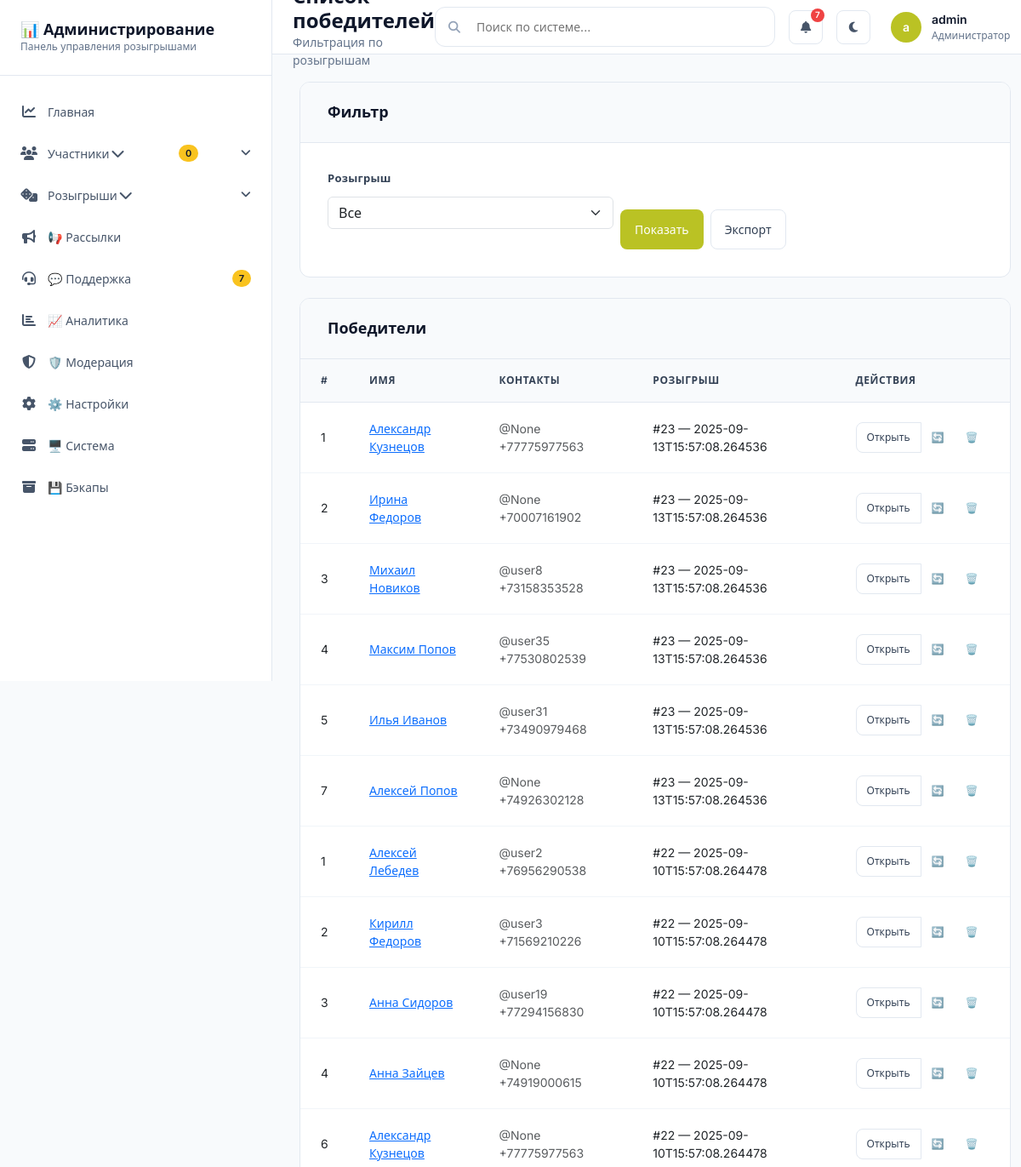
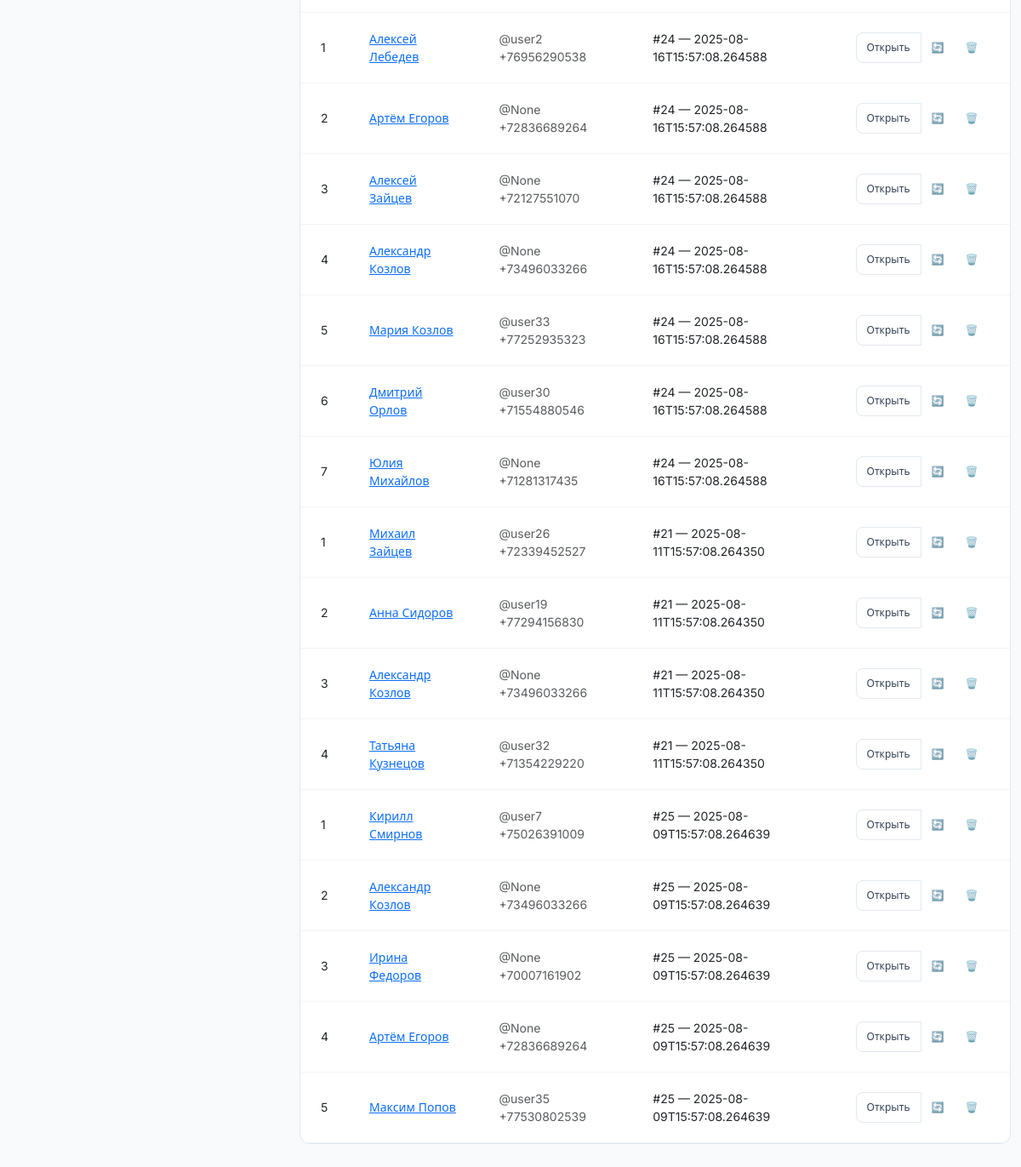
The app's page /admin/winners (signed in) with its own data (2 pictures, top to bottom).
### tables this page shows
CREATE TABLE winners (
        id INTEGER PRIMARY KEY AUTOINCREMENT,
        run_id INTEGER NOT NULL,
        participant_id INTEGER NOT NULL,
        lottery_date TIMESTAMP DEFAULT CURRENT_TIMESTAMP,
        position INTEGER,
        prize_description TEXT,
        claimed BOOLEAN DEFAULT FALSE,
        FOREIGN KEY(run_id) REFERENCES lottery_runs(id),
        FOREIGN KEY(participant_id) REFERENCES participants(id)
    );

CREATE TABLE participants (
        id INTEGER PRIMARY KEY AUTOINCREMENT,
        telegram_id BIGINT UNIQUE NOT NULL,
        username TEXT,
        full_name TEXT NOT NULL,
        phone_number TEXT UNIQUE NOT NULL,
        loyalty_card TEXT UNIQUE NOT NULL,
        photo_path TEXT,
        status TEXT DEFAULT 'pending',
        registration_date TIMESTAMP DEFAULT CURRENT_TIMESTAMP,
        updated_at TIMESTAMP
    , admin_notes TEXT);

CREATE TABLE lottery_runs (
        id INTEGER PRIMARY KEY AUTOINCREMENT,
        seed TEXT NOT NULL,
        executed_at TIMESTAMP DEFAULT CURRENT_TIMESTAMP,
        winners_count INTEGER NOT NULL
    );

### web/routes/admin.py (the view)
@admin_bp.route("/winners")
@login_required
def winners():
    db = _get_admin_db()
    run_id = request.args.get("run_id", type=int)
    winners = db.list_winners(run_id=run_id, limit=1000)
    runs = db.list_lottery_runs(limit=50)
    return render_template("winners.html", winners=winners, runs=runs, selected_run=run_id, stats=db.get_statistics())

### database/admin_queries.py (called while the page is built)
    def _connect(self) -> sqlite3.Connection:
        conn = sqlite3.connect(
            self.db_path,
            timeout=30.0,  # 30 second timeout
            isolation_level=None  # Autocommit mode for better performance
        )
        conn.row_factory = sqlite3.Row
        conn.execute("PRAGMA journal_mode=WAL")
        conn.execute("PRAGMA synchronous=NORMAL")
        conn.execute("PRAGMA cache_size=-64000")  # 64MB cache
        conn.execute("PRAGMA temp_store=MEMORY")
        conn.execute("PRAGMA mmap_size=268435456")  # 256MB mmap
        return conn

    def list_lottery_runs(self, limit: int = 20) -> List[sqlite3.Row]:
        with self._connect() as conn:
            return conn.execute(
                "SELECT id, seed, executed_at, winners_count FROM lottery_runs ORDER BY executed_at DESC LIMIT ?",
                (limit,),
            ).fetchall()

    def list_winners(self, run_id: Optional[int] = None, limit: int = 100) -> List[sqlite3.Row]:
        query = (
            "SELECT w.id, w.run_id, w.participant_id, p.full_name, p.phone_number, p.username, w.position, w.lottery_date, w.prize_description, "
            "lr.seed, lr.executed_at as draw_date, lr.id as draw_number, "
            "substr(lr.seed, 1, 32) as seed_hash "
            "FROM winners w "
            "JOIN participants p ON p.id = w.participant_id "
            "JOIN lottery_runs lr ON lr.id = w.run_id"
        )
        params: List[object] = []
        if run_id:
            query += " WHERE w.run_id=?"
            params.append(run_id)
        query += " ORDER BY w.lottery_date DESC, w.position ASC LIMIT ?"
        params.append(limit)
        with self._connect() as conn:
            return conn.execute(query, params).fetchall()

### web/routes/admin.py (called while the page is built)
def _get_admin_db() -> AdminDatabase:
    try:
        config = current_app.config
        db_path = config.get("DATABASE_PATH", "data/lottery_bot.sqlite")
        return AdminDatabase(db_path=db_path)
    except Exception as e:
        current_app.logger.error(f"Failed to connect to admin database: {e}")
        raise

### web/templates/winners.html (shortened to what this page needs)
{% extends "base.html" %}
{% block page_subtitle %}Фильтрация по розыгрышам{% endblock %}
{% block content %}
<div class="card mb-4">
    <div class="card-header">
        <h2 class="card-title">Фильтр</h2>
    </div>
    <div class="card-body">
        <form method="GET" class="d-flex align-items-end gap-2">
            <div class="form-group">
                <label class="form-label">Розыгрыш</label>
                <select name="run_id" class="form-select">
                    <option value="">Все</option>
                </select>
            </div>
            <button class="btn btn-primary" type="submit">Показать</button>
            <a class="btn btn-outline" href="{{ url_for('admin.export_winners', run_id=selected_run) }}">Экспорт</a>
        </form>
    </div>
 </div>
<div class="card">
    <div class="card-header">
        <h2 class="card-title">Победители</h2>
    </div>
    <div class="card-body p-0">
        <div class="table-responsive">
            <table class="data-table">
                <thead>
                    <tr>
                        <th>#</th>
                        <th>Имя</th>
                        <th>Контакты</th>
                        <th>Розыгрыш</th>
                        <th>Действия</th>
                    </tr>
                </thead>
                <tbody>
                    {% for w in winners %}
                    <tr>
                        <td>{{ w.position }}</td>
                        <td><a href="{{ url_for('admin.winner_detail', winner_id=w.id) }}">{{ w.full_name or ('ID ' ~ w.participant_id) }}</a></td>
                        <td class="text-muted small">@{{ w.username }} {{ w.phone_number }}</td>
                        <td>#{{ w.draw_number }} — {{ w.draw_date }}</td>
                        <td>
                            <div class="btn-group">
                                <a class="btn btn-sm btn-outline" href="{{ url_for('admin.winner_detail', winner_id=w.id) }}">Открыть</a>
                                <button class="btn btn-sm btn-outline-secondary" data-bs-toggle="modal" data-bs-target="#confirmationModal" data-bs-title="Перерозыгрыш позиции #{{ w.position }}?" data-bs-body='<div class="mb-2">Укажите причину перерозыгрыша:</div><input type="text" class="form-control" id="rerollReasonInput{{ w.id }}" placeholder="Причина" required oninput="document.querySelector(`#confirmActionForm input[name=reason]`)?.setAttribute(`value`, this.value)">' data-bs-action="{{ url_for('admin.reroll_winner', winner_id=w.id) }}" data-bs-fields='{"reason":""}'>🔄</button>
                                <button class="btn btn-sm btn-outline-danger" data-bs-toggle="modal" data-bs-target="#confirmationModal" data-bs-title="Удалить победителя?" data-bs-body="Это действие нельзя отменить." data-bs-action="{{ url_for('admin.delete_winner', winner_id=w.id) }}">🗑️</button>
                            </div>
                        </td>
                    </tr>
                    {% else %}
                    <tr>
                        <td colspan="5" class="text-center text-muted">Победители не найдены</td>
                    </tr>
                    {% endfor %}
                </tbody>
            </table>
        </div>
    </div>
</div>
{% endblock %}

### web/static/css/custom.css (style rules this page uses)
:root { --color-primary: hsl(63, 69%, 45%); --color-pending: hsl(45, 95%, 55%); --color-approved: hsl(142, 69%, 45%); --color-rejected: hsl(0, 84%, 60%); --color-in-progress: hsl(217, 91%, 60%); --color-archived: hsl(210, 11%, 71%); --color-urgent: hsl(0, 84%, 60%); --color-high: hsl(25, 95%, 53%); --color-medium: hsl(45, 95%, 55%); --color-low: hsl(210, 11%, 71%); --color-white: #ffffff; --color-gray-50: #f8fafc; --color-gray-100: #f1f5f9; --color-gray-200: #e2e8f0; --color-gray-300: #cbd5e1; --color-gray-400: #94a3b8; --color-gray-500: #64748b; --color-gray-600: #475569; --color-gray-700: #334155; --color-gray-800: #1e293b; --color-gray-900: #0f172a; --font-inter: 'Inter', system-ui, -apple-system, sans-serif; --font-jetbrains: 'JetBrains Mono', 'Courier New', monospace; --space-1: 4px; --space-2: 8px; --space-3: 12px; --space-4: 16px; --space-5: 20px; --space-6: 24px; --space-8: 32px; --space-10: 40px; --space-12: 48px; --space-16: 64px; --space-20: 80px; --sidebar-width: 320px; --header-height: 64px; --shadow-sm: 0 1px 2px 0 rgb(0 0 0 / 0.05); --shadow-md: 0 4px 6px -1px rgb(0 0 0 / 0.1), 0 2px 4px -2px rgb(0 0 0 / 0.1); --shadow-lg: 0 10px 15px -3px rgb(0 0 0 / 0.1), 0 4px 6px -4px rgb(0 0 0 / 0.1); --radius-sm: 4px; --radius-md: 8px; --radius-lg: 12px; --radius-xl: 16px; }
* { box-sizing: border-box; }
html { font-size: 16px; }
body { font-family: var(--font-inter); font-size: 14px; line-height: 1.5; color: var(--color-gray-700); background-color: var(--color-gray-50); margin: 0; padding: 0; }
.card { background: var(--color-white); border: 1px solid var(--color-gray-200); border-radius: var(--radius-lg); overflow: hidden; transition: all 0.2s ease; margin-bottom: var(--space-6); }
.card-header { padding: var(--space-6) var(--space-8); border-bottom: 1px solid var(--color-gray-200); background: var(--color-gray-50); }
.card-title { font-size: 18px; font-weight: 600; color: var(--color-gray-900); margin: 0; }
.card-body { padding: var(--space-8); }
.data-table { width: 100%; border-collapse: collapse; }
.data-table th { background: var(--color-gray-50); padding: var(--space-4) var(--space-6); text-align: left; font-weight: 600; font-size: 12px; color: var(--color-gray-700); text-transform: uppercase; letter-spacing: 0.05em; border-bottom: 1px solid var(--color-gray-200); }
.data-table td { padding: var(--space-5) var(--space-6); border-bottom: 1px solid var(--color-gray-100); font-size: 14px; vertical-align: middle; }
.btn { display: inline-flex; align-items: center; justify-content: center; gap: var(--space-2); padding: var(--space-3) var(--space-4); border: 1px solid transparent; border-radius: var(--radius-md); font-size: 14px; font-weight: 500; text-decoration: none; cursor: pointer; transition: all 0.2s ease; user-select: none; }
.btn-primary { background: var(--color-primary); color: var(--color-white); }
.btn-outline { background: transparent; border-color: var(--color-gray-200); color: var(--color-gray-700); }
.btn-sm { padding: var(--space-2) var(--space-3); font-size: 12px; }
.form-group { margin-bottom: var(--space-6); }
.form-label { display: block; font-size: 13px; font-weight: 600; color: var(--color-gray-700); letter-spacing: 0.02em; margin-bottom: var(--space-3); }
.gap-2 { gap: var(--space-2); }
.mb-4 { margin-bottom: var(--space-4); }

### records on screen
winners: position "1", full_name "Александр Кузнецов", username "None", phone_number "+77775977563", draw_number "23", draw_date "2025-09-13T15:57:08.264536"
winners: position "2", full_name "Ирина Федоров", username "None", phone_number "+70007161902", draw_number "23", draw_date "2025-09-13T15:57:08.264536"
winners: position "3", full_name "Михаил Новиков", username "user8", phone_number "+73158353528", draw_number "23", draw_date "2025-09-13T15:57:08.264536"
winners: position "4", full_name "Максим Попов", username "user35", phone_number "+77530802539", draw_number "23", draw_date "2025-09-13T15:57:08.264536"
winners: position "5", full_name "Илья Иванов", username "user31", phone_number "+73490979468", draw_number "23", draw_date "2025-09-13T15:57:08.264536"
winners: position "7", full_name "Алексей Попов", username "None", phone_number "+74926302128", draw_number "23", draw_date "2025-09-13T15:57:08.264536"
winners: position "1", full_name "Алексей Лебедев", username "user2", phone_number "+76956290538", draw_number "22", draw_date "2025-09-10T15:57:08.264478"
winners: position "2", full_name "Кирилл Федоров", username "user3", phone_number "+71569210226", draw_number "22", draw_date "2025-09-10T15:57:08.264478"
winners: position "3", full_name "Анна Сидоров", username "user19", phone_number "+77294156830", draw_number "22", draw_date "2025-09-10T15:57:08.264478"
winners: position "4", full_name "Анна Зайцев", username "None", phone_number "+74919000615", draw_number "22", draw_date "2025-09-10T15:57:08.264478"
winners: position "6", full_name "Александр Кузнецов", username "None", phone_number "+77775977563", draw_number "22", draw_date "2025-09-10T15:57:08.264478"
winners: position "1", full_name "Алексей Лебедев", username "user2", phone_number "+76956290538", draw_number "24", draw_date "2025-08-16T15:57:08.264588"
winners: position "2", full_name "Артём Егоров", username "None", phone_number "+72836689264", draw_number "24", draw_date "2025-08-16T15:57:08.264588"
winners: position "3", full_name "Алексей Зайцев", username "None", phone_number "+72127551070", draw_number "24", draw_date "2025-08-16T15:57:08.264588"
winners: position "4", full_name "Александр Козлов", username "None", phone_number "+73496033266", draw_number "24", draw_date "2025-08-16T15:57:08.264588"
winners: position "5", full_name "Мария Козлов", username "user33", phone_number "+77252935323", draw_number "24", draw_date "2025-08-16T15:57:08.264588"
winners: position "6", full_name "Дмитрий Орлов", username "user30", phone_number "+71554880546", draw_number "24", draw_date "2025-08-16T15:57:08.264588"
winners: position "7", full_name "Юлия Михайлов", username "None", phone_number "+71281317435", draw_number "24", draw_date "2025-08-16T15:57:08.264588"
winners: position "1", full_name "Михаил Зайцев", username "user26", phone_number "+72339452527", draw_number "21", draw_date "2025-08-11T15:57:08.264350"
winners: position "2", full_name "Анна Сидоров", username "user19", phone_number "+77294156830", draw_number "21", draw_date "2025-08-11T15:57:08.264350"
winners: position "3", full_name "Александр Козлов", username "None", phone_number "+73496033266", draw_number "21", draw_date "2025-08-11T15:57:08.264350"
winners: position "4", full_name "Татьяна Кузнецов", username "user32", phone_number "+71354229220", draw_number "21", draw_date "2025-08-11T15:57:08.264350"
winners: position "1", full_name "Кирилл Смирнов", username "user7", phone_number "+75026391009", draw_number "25", draw_date "2025-08-09T15:57:08.264639"
winners: position "2", full_name "Александр Козлов", username "None", phone_number "+73496033266", draw_number "25", draw_date "2025-08-09T15:57:08.264639"
winners: position "3", full_name "Ирина Федоров", username "None", phone_number "+70007161902", draw_number "25", draw_date "2025-08-09T15:57:08.264639"
winners: position "4", full_name "Артём Егоров", username "None", phone_number "+72836689264", draw_number "25", draw_date "2025-08-09T15:57:08.264639"
winners: position "5", full_name "Максим Попов", username "user35", phone_number "+77530802539", draw_number "25", draw_date "2025-08-09T15:57:08.264639"

### other values on screen
{{ current_user.username[0] if current_user.is_authenticated else 'A' }} "a"
{{ current_user.username if current_user.is_authenticated else 'Админ' }} "admin"
